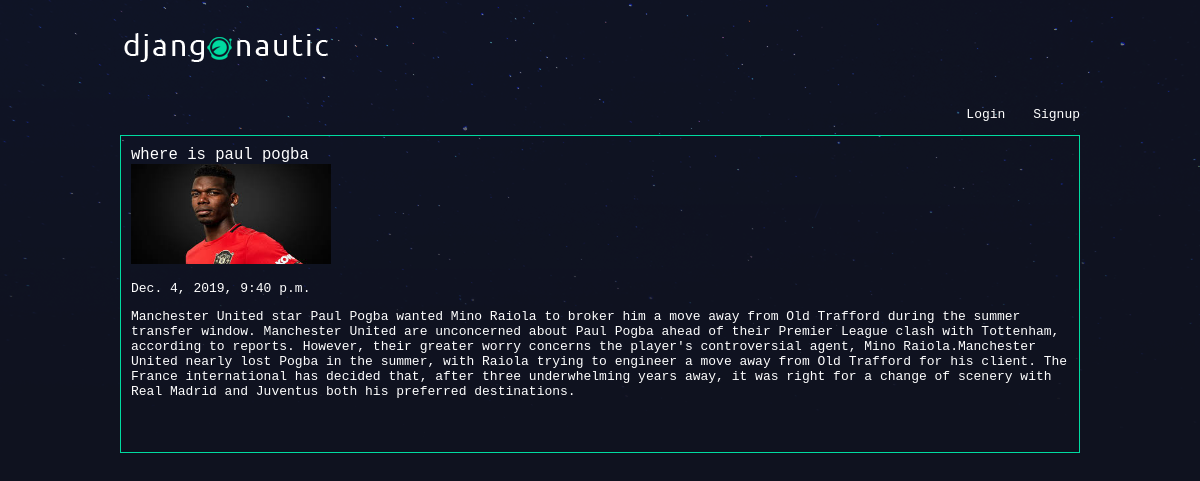
Page /articles/where-is-paul-pogba/ on the committed database.
### articles/models.py (models this page shows, shortened)
class Article(models.Model):
    title=models.CharField(max_length=100)
    slug=models.SlugField()
    body=models.TextField()
    date=models.DateTimeField(auto_now_add=True)
    thumbnail=models.ImageField(default='default.png',blank=True)
    author=models.ForeignKey(User,default=None,on_delete=models.CASCADE)

### articles/views.py (the view)
# urls.py: url(r'^(?P<slug>[\w-]+)/$',views.article_detail,name="detail"),
def article_detail(request,slug):
    article=Article.objects.get(slug=slug)
    return render(request,'articles/articles_detail.html',{'article':article})

### articles/templates/articles/articles_detail.html
{% extends "base_layout.html" %}
{% block content %}
<div class="article-detail">
    <div class="article">
        <h2>{{article.title}} </h2>
        <img src=" {{article.thumbnail.url}}" style='left;width:200px;height:100px;'>
        <p>{{article.date}} </p>
        <p>{{article.body}}</p>
    </div>
</div>
{% endblock %}

### templates/base_layout.html (shortened to what this page needs)
{% load static %}
<!DOCTYPE html>
<html>
    <head>
        <link rel="stylesheet" href="{% static 'styles.css' %}">
    </head>
    <body>
        <header class="wrapper">
        <h1> <a href="{% url 'home' %}"> <img src="{% static 'articles/logo.png' %}" alt="My image"> </a>  </h1>
        </header>
         <div class="wrapper">
        <nav>
            <ul>
                {% if user.is_authenticated %}
                <li>
                    <form class="logout-link" action="{% url 'accounts:logout'%}" method="post">
                        {% csrf_token %}
                        <button type="submit"> logout </button>
                    </form>
                <li> <a href="{% url 'articles:create' %}" class="highlight">New Article</a></li>
                </li>
             {% else %}
                  <li>  <a href="{% url 'accounts:login' %}">Login</a> </li>
                  <li>  <a href="{% url 'accounts:signup' %}">Signup</a> </li>
            {% endif %}
            </ul>
        </nav>
        {% block content %}
        {% endblock %}
    </div>
    </body>
    </html>

### static/styles.css (style rules this page uses)
body { background-color: #0f121f; background-image: url(stars.png); background-repeat: no-repeat; color: #fff; }
body * { font-family: monospace; }
h1, h2, h3, h4, h5 { font-weight: normal; margin: 0; }
a, a:hover, a:visited { color: #fff; text-decoration: none; }
.wrapper { max-width:960px; margin:0 auto; }
header { display:grid; grid-template-columns:1fr 1fr; padding:20px 0; }
nav { justify-self:end; }
nav li { display:inline-block; margin-left: 20px; }
.article { padding:10px; border:1px solid #00dba0; position:relative; padding-bottom: 40px; }
.article h2 { font-size:1.2em; }

### rows in the picture
Article: title "where is paul pogba", thumbnail (picture), date "Dec. 4, 2019, 9:40 p.m.", body "Manchester United star Paul Pogba wanted Mino Raiola to broker him a move away from Old Trafford during the summer transfer window. Manchester United are unconcerned about Paul Pogba ahead of their Premier League clash with Tottenham, according to reports. However, their greater worry concerns the player's controversial agent, Mino Raiola.Manchester United nearly lost Pogba in the summer, with Raiola trying to engineer a move away from Old Trafford for his client. The France international has decided that, after three underwhelming years away, it was right for a change of scenery with Real Madrid and Juventus both his preferred destinations."
